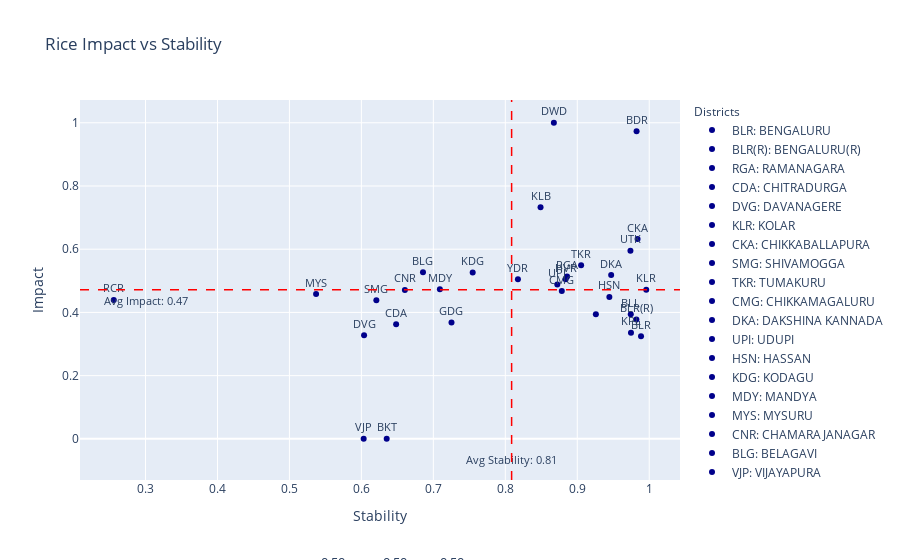

The cell this chart's notebook holds for it:
### Code cell
import pandas as pd
import plotly.express as px
import ipywidgets as widgets
from ipywidgets import interact
from IPython.display import clear_output
import plotly.graph_objects as go

def update_plot(alpha1, alpha2, alpha3):
    
    tolerance = 1e-5 
    filtered_df = viz_df[
        (viz_df['Sensitivity_AreaUnderCereals_Paddy_190'].between(alpha1 - tolerance, alpha1 + tolerance)) &
        (viz_df['Sensitivity_TotalNPK_315'].between(alpha2 - tolerance, alpha2 + tolerance)) &
        (viz_df['Sensitivity_NetAreaIrrigated_Canals_NetAreaIrrigated_173'].between(alpha3 - tolerance, alpha3 + tolerance)) 
    ]

    # Create a scatter plot with filtered data
    fig = px.scatter(filtered_df, x='Stability_Values', y='Normalized Percentage Change', title='Rice Impact vs Stability',
                     labels={'Normalized Percentage Change': 'Impact', 'Stability_Values': 'Stability'},
                     text='Abbreviation', opacity=1, color_discrete_sequence=['darkblue'])

    fig.update_traces(textposition='top center', textfont=dict(size=11))

    # Update layout to add annotations and legends
    fig.update_layout(
        annotations=[
            dict(
                x=0.5,
                y=-0.25,
                showarrow=False,
                text=f'α<sub>AP</sub>: {alpha1:.2f}, α<sub>NPK</sub>: {alpha2:.2f}, α<sub>CN</sub>: {alpha3:.2f}',
                xref="paper",
                yref="paper",
                font=dict(size=13)
            )
        ],
        legend_title_text='Districts',
        legend_title=dict(font=dict(size=12)),
    )

    # Adding custom legends with abbreviations and full forms
    legend_labels = [{'Abbreviation': abb, 'Full Form': full_form} 
                     for abb, full_form in zip(filtered_df['Abbreviation'].unique(), filtered_df['District'].unique())]

    for label in legend_labels:
        fig.add_trace(go.Scatter(
            x=[None],
            y=[None],
            mode='markers',
            marker=dict(color='darkblue'),
            name=f"{label['Abbreviation']}: {label['Full Form']}"
        ))

    # Adding average lines for stability and percentage change
    avg_stability = filtered_df['Stability_Values'].mean()
    avg_precent = filtered_df['Normalized Percentage Change'].mean()

    fig.add_shape(
        type='line',
        x0=avg_stability, y0=0, x1=avg_stability, y1=1,
        line=dict(color='red', width=1.5, dash='dash'),
        yref='paper'
    )

    fig.add_shape(
        type='line',
        x0=0, y0=avg_precent, x1=1, y1=avg_precent,
        line=dict(color='red', width=1.5, dash='dash'),
        xref='paper'
    )

    # Add annotations for average values
    fig.add_trace(go.Scatter(
        x=[avg_stability],
        y=[-0.07],
        text=[f'Avg Stability: {avg_stability:.2f}'],
        mode="text",
        showlegend=False,
        textfont=dict(size=10.7)
    ))

    fig.add_trace(go.Scatter(
        x=[0.3],
        y=[avg_precent-0.04],
        text=[f'Avg Impact: {avg_precent:.2f}'],
        mode="text",
        showlegend=False,
        textfont=dict(size=10.7)
    ))

    clear_output()

    display(fig)

# Creating sliders for interaction
alpha1_slider = widgets.FloatSlider(value=0.5, min=0, max=1, step=0.1, description='αPM:')
alpha2_slider = widgets.FloatSlider(value=0.5, min=0, max=1, step=0.1, description='αNPK:')
alpha3_slider = widgets.FloatSlider(value=0.5, min=0, max=1, step=0.1, description='αCN:')

# Creating interactive plot
interactive_plot = interact(update_plot, alpha1=alpha1_slider, alpha2=alpha2_slider, alpha3=alpha3_slider)

# Create update button to trigger plot update
update_button = widgets.Button(description="Update Plot")
update_button.on_click(lambda _: update_plot(alpha1_slider.value, alpha2_slider.value, alpha3_slider.value))

# Display the button and sliders
widgets.HBox([update_button, alpha1_slider, alpha2_slider, alpha3_slider])

### Figure 1 — Plotly figure (JSON) as saved in the notebook; plotly's stock layout.template omitted (floating-point values rounded to 4 significant figures)
{"data": [{"hovertemplate": "Stability=%{x}<br>Impact=%{y}<br>Abbreviation=%{text}<extra></extra>", "legendgroup": "", "marker": {"color": "darkblue", "opacity": 1, "symbol": "circle"}, "mode": "markers+text", "name": "", "orientation": "v", "showlegend": false, "text": ["BLR", "BLR(R)", "RGA", "CDA", "DVG", "KLR", "CKA", "SMG", "TKR", "CMG", "DKA", "UPI", "HSN", "KDG", "MDY", "MYS", "CNR", "BLG", "VJP", "BKT", "DWD", "GDG", "HVR", "UTK", "BLL", "BDR", "KLB", "YDR", "RCR", "KPL", null], "textfont": {"size": 11}, "textposition": "top center", "type": "scatter", "x": [0.9886, 0.9822, 0.8859, 0.6483, 0.6038, 0.9959, 0.9839, 0.6208, 0.9054, 0.8785, 0.9471, 0.8723, 0.9446, 0.7547, 0.7091, 0.537, 0.6605, 0.6856, 0.6032, 0.6352, 0.8675, 0.7252, 0.8838, 0.9739, 0.9744, 0.9825, 0.849, 0.8175, 0.2559, 0.9747, 0.9259], "xaxis": "x", "y": [0.3244, 0.3776, 0.5134, 0.3628, 0.3277, 0.4719, 0.6321, 0.4387, 0.5492, 0.4678, 0.5183, 0.4882, 0.4491, 0.5263, 0.4735, 0.4581, 0.471, 0.5269, 0, 0, 1, 0.3679, 0.5052, 0.5954, 0.3941, 0.9733, 0.7327, 0.5052, 0.4393, 0.3357, 0.3941], "yaxis": "y"}, {"marker": {"color": "darkblue"}, "mode": "markers", "name": "BLR: BENGALURU", "type": "scatter", "x": [null], "y": [null]}, {"marker": {"color": "darkblue"}, "mode": "markers", "name": "BLR(R): BENGALURU(R)", "type": "scatter", "x": [null], "y": [null]}, {"marker": {"color": "darkblue"}, "mode": "markers", "name": "RGA: RAMANAGARA", "type": "scatter", "x": [null], "y": [null]}, {"marker": {"color": "darkblue"}, "mode": "markers", "name": "CDA: CHITRADURGA", "type": "scatter", "x": [null], "y": [null]}, {"marker": {"color": "darkblue"}, "mode": "markers", "name": "DVG: DAVANAGERE", "type": "scatter", "x": [null], "y": [null]}, {"marker": {"color": "darkblue"}, "mode": "markers", "name": "KLR: KOLAR", "type": "scatter", "x": [null], "y": [null]}, {"marker": {"color": "darkblue"}, "mode": "markers", "name": "CKA: CHIKKABALLAPURA", "type": "scatter", "x": [null], "y": [null]}, {"marker": {"color": "darkblue"}, "mode": "markers", "name": "SMG: SHIVAMOGGA", "type": "scatter", "x": [null], "y": [null]}, {"marker": {"color": "darkblue"}, "mode": "markers", "name": "TKR: TUMAKURU", "type": "scatter", "x": [null], "y": [null]}, {"marker": {"color": "darkblue"}, "mode": "markers", "name": "CMG: CHIKKAMAGALURU", "type": "scatter", "x": [null], "y": [null]}, {"marker": {"color": "darkblue"}, "mode": "markers", "name": "DKA: DAKSHINA KANNADA", "type": "scatter", "x": [null], "y": [null]}, {"marker": {"color": "darkblue"}, "mode": "markers", "name": "UPI: UDUPI", "type": "scatter", "x": [null], "y": [null]}, {"marker": {"color": "darkblue"}, "mode": "markers", "name": "HSN: HASSAN", "type": "scatter", "x": [null], "y": [null]}, {"marker": {"color": "darkblue"}, "mode": "markers", "name": "KDG: KODAGU", "type": "scatter", "x": [null], "y": [null]}, {"marker": {"color": "darkblue"}, "mode": "markers", "name": "MDY: MANDYA", "type": "scatter", "x": [null], "y": [null]}, {"marker": {"color": "darkblue"}, "mode": "markers", "name": "MYS: MYSURU", "type": "scatter", "x": [null], "y": [null]}, {"marker": {"color": "darkblue"}, "mode": "markers", "name": "CNR: CHAMARAJANAGAR", "type": "scatter", "x": [null], "y": [null]}, {"marker": {"color": "darkblue"}, "mode": "markers", "name": "BLG: BELAGAVI", "type": "scatter", "x": [null], "y": [null]}, {"marker": {"color": "darkblue"}, "mode": "markers", "name": "VJP: VIJAYAPURA", "type": "scatter", "x": [null], "y": [null]}, {"marker": {"color": "darkblue"}, "mode": "markers", "name": "BKT: BAGALKOT", "type": "scatter", "x": [null], "y": [null]}, {"marker": {"color": "darkblue"}, "mode": "markers", "name": "DWD: DHARAWAD", "type": "scatter", "x": [null], "y": [null]}, {"marker": {"color": "darkblue"}, "mode": "markers", "name": "GDG: GADAG", "type": "scatter", "x": [null], "y": [null]}, {"marker": {"color": "darkblue"}, "mode": "markers", "name": "HVR: HAVERI", "type": "scatter", "x": [null], "y": [null]}, {"marker": {"color": "darkblue"}, "mode": "markers", "name": "UTK: UTTARA KANNADA", "type": "scatter", "x": [null], "y": [null]}, {"marker": {"color": "darkblue"}, "mode": "markers", "name": "BLL: BALLARI", "type": "scatter", "x": [null], "y": [null]}, {"marker": {"color": "darkblue"}, "mode": "markers", "name": "BDR: BIDAR", "type": "scatter", "x": [null], "y": [null]}, {"marker": {"color": "darkblue"}, "mode": "markers", "name": "KLB: KALABURAGI", "type": "scatter", "x": [null], "y": [null]}, {"marker": {"color": "darkblue"}, "mode": "markers", "name": "YDR: YADGIRI", "type": "scatter", "x": [null], "y": [null]}, {"marker": {"color": "darkblue"}, "mode": "markers", "name": "RCR: RAICHUR", "type": "scatter", "x": [null], "y": [null]}, {"marker": {"color": "darkblue"}, "mode": "markers", "name": "KPL: KOPPAL", "type": "scatter", "x": [null], "y": [null]}, {"marker": {"color": "darkblue"}, "mode": "markers", "name": "nan: VIJAYANAGARA", "type": "scatter", "x": [null], "y": [null]}, {"mode": "text", "showlegend": false, "text": ["Avg Stability: 0.81"], "textfont": {"size": 10.7}, "type": "scatter", "x": [0.8088], "y": [-0.07]}, {"mode": "text", "showlegend": false, "text": ["Avg Impact: 0.47"], "textfont": {"size": 10.7}, "type": "scatter", "x": [0.3], "y": [0.4316]}], "layout": {"annotations": [{"font": {"size": 13}, "showarrow": false, "text": "α<sub>AP</sub>: 0.50, α<sub>NPK</sub>: 0.50, α<sub>CN</sub>: 0.50", "x": 0.5, "xref": "paper", "y": -0.25, "yref": "paper"}], "legend": {"title": {"font": {"size": 12}, "text": "Districts"}, "tracegroupgap": 0}, "shapes": [{"line": {"color": "red", "dash": "dash", "width": 1.5}, "type": "line", "x0": 0.8088, "x1": 0.8088, "y0": 0, "y1": 1, "yref": "paper"}, {"line": {"color": "red", "dash": "dash", "width": 1.5}, "type": "line", "x0": 0, "x1": 1, "xref": "paper", "y0": 0.4716, "y1": 0.4716}], "title": {"text": "Rice Impact vs Stability"}, "xaxis": {"anchor": "y", "domain": [0, 1], "title": {"text": "Stability"}}, "yaxis": {"anchor": "x", "domain": [0, 1], "title": {"text": "Impact"}}}}
